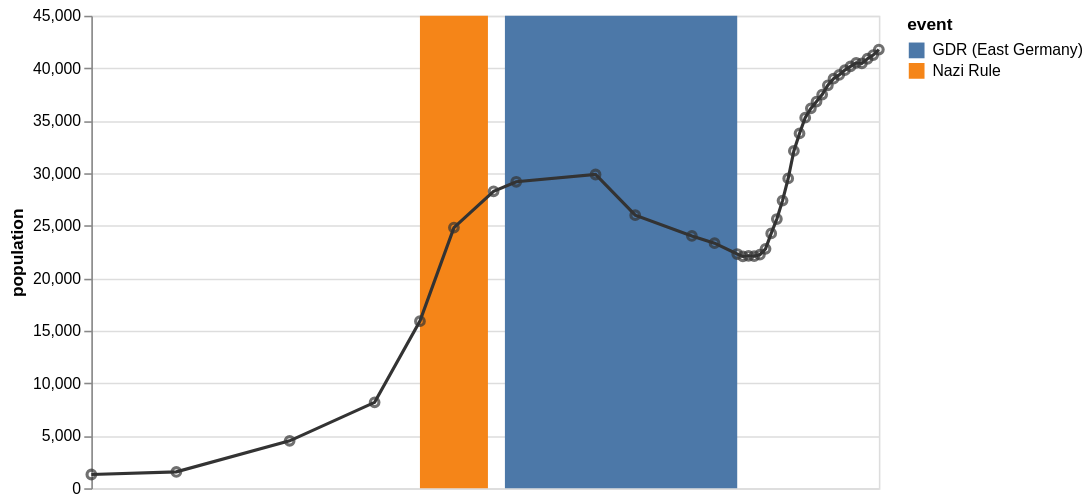

Write a Vega-Lite specification for this figure.
### Vega-Lite specification from a JSON file in a GitHub repository (floating-point values rounded to 4 significant figures)
{"$schema": "https://vega.github.io/schema/vega-lite/v5.json", "description": "The population of the German city of Falkensee over time", "width": 500, "data": {"values": [{"year": "1875", "population": 1309}, {"year": "1890", "population": 1558}, {"year": "1910", "population": 4512}, {"year": "1925", "population": 8180}, {"year": "1933", "population": 15915}, {"year": "1939", "population": 24824}, {"year": "1946", "population": 28275}, {"year": "1950", "population": 29189}, {"year": "1964", "population": 29881}, {"year": "1971", "population": 26007}, {"year": "1981", "population": 24029}, {"year": "1985", "population": 23340}, {"year": "1989", "population": 22307}, {"year": "1990", "population": 22087}, {"year": "1991", "population": 22139}, {"year": "1992", "population": 22105}, {"year": "1993", "population": 22242}, {"year": "1994", "population": 22801}, {"year": "1995", "population": 24273}, {"year": "1996", "population": 25640}, {"year": "1997", "population": 27393}, {"year": "1998", "population": 29505}, {"year": "1999", "population": 32124}, {"year": "2000", "population": 33791}, {"year": "2001", "population": 35297}, {"year": "2002", "population": 36179}, {"year": "2003", "population": 36829}, {"year": "2004", "population": 37493}, {"year": "2005", "population": 38376}, {"year": "2006", "population": 39008}, {"year": "2007", "population": 39366}, {"year": "2008", "population": 39821}, {"year": "2009", "population": 40179}, {"year": "2010", "population": 40511}, {"year": "2011", "population": 40465}, {"year": "2012", "population": 40905}, {"year": "2013", "population": 41258}, {"year": "2014", "population": 41777}], "format": {"parse": {"year": "date:'%Y'"}}}, "layer": [{"mark": "rect", "data": {"values": [{"start": "1933", "end": "1945", "event": "Nazi Rule"}, {"start": "1948", "end": "1989", "event": "GDR (East Germany)"}], "format": {"parse": {"start": "date:'%Y'", "end": "date:'%Y'"}}}, "encoding": {"x": {"field": "start", "type": "temporal", "timeUnit": "year", "axis": null}, "x2": {"field": "end", "timeUnit": "year"}, "color": {"field": "event", "type": "nominal"}}}, {"mark": "line", "encoding": {"x": {"field": "year", "type": "temporal", "timeUnit": "year"}, "y": {"field": "population", "type": "quantitative"}, "color": {"value": "#333"}}}, {"mark": "point", "encoding": {"x": {"field": "year", "type": "temporal", "timeUnit": "year"}, "y": {"field": "population", "type": "quantitative"}, "color": {"value": "#333"}}}]}
